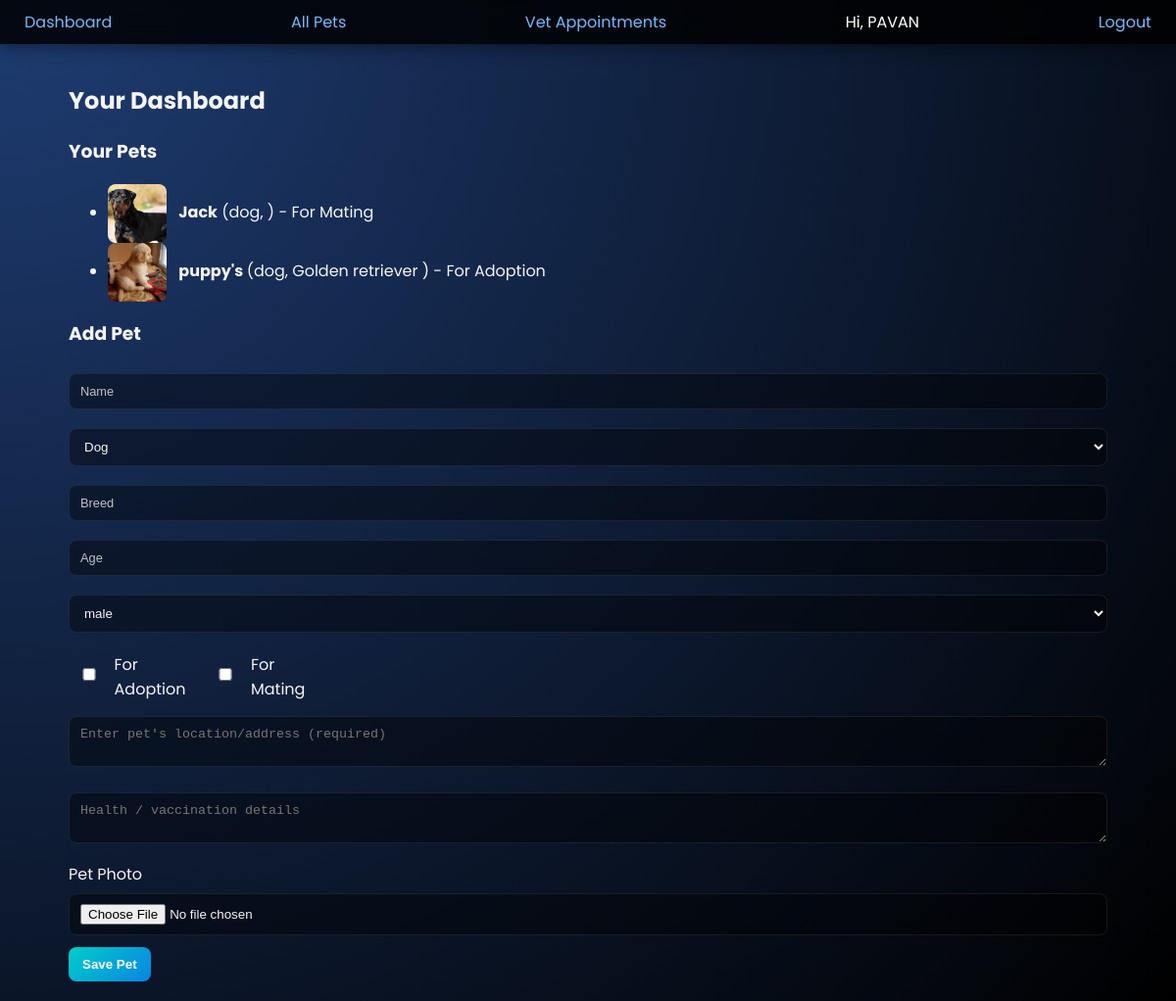
/dashboard (signed in), run on the app's committed database.
### models.py (models this page shows)
class User(UserMixin, db.Model):
    __tablename__ = "users"
    id = db.Column(db.Integer, primary_key=True)
    name = db.Column(db.String(120), nullable=False)
    email = db.Column(db.String(120), unique=True, nullable=False)
    password_hash = db.Column(db.String(255), nullable=False)
    role = db.Column(db.String(20), default="owner")  # owner / vet / admin
    city = db.Column(db.String(120))  # optional: for location-based matching
    pets = db.relationship("Pet", backref="owner", lazy=True)

class Pet(db.Model):
    __tablename__ = "pets"
    id = db.Column(db.Integer, primary_key=True)
    name = db.Column(db.String(120), nullable=False)
    species = db.Column(db.String(50), nullable=False)  # dog / cat
    image = db.Column(db.String(200))  # filename of uploaded image
    address = db.Column(db.String(255))  # pet exact location / address
    breed = db.Column(db.String(120))
    age = db.Column(db.Integer)
    gender = db.Column(db.String(10))  # male / female
    color = db.Column(db.String(50))
    weight_kg = db.Column(db.Float)
    city = db.Column(db.String(120))  # city of the pet
    is_for_adoption = db.Column(db.Boolean, default=False)
    is_for_mating = db.Column(db.Boolean, default=False)
    vaccinated = db.Column(db.Boolean, default=False)
    dewormed = db.Column(db.Boolean, default=False)
    pedigree_certified = db.Column(db.Boolean, default=False)
    neutered = db.Column(db.Boolean, default=False)
    temperament = db.Column(db.String(120))  # calm / playful / friendly / etc.
    health_notes = db.Column(db.Text)
    owner_id = db.Column(db.Integer, db.ForeignKey("users.id"), nullable=False)

### app.py (the view)
@app.route("/dashboard")
@login_required
def dashboard():
    pets = Pet.query.filter_by(owner_id=current_user.id).all()
    upcoming_appointments = VetAppointment.query.filter_by(
        owner_id=current_user.id
    ).all()
    my_adoptions = AdoptionRequest.query.filter_by(
        requester_id=current_user.id
    ).all()
    return render_template(
        "dashboard.html",
        pets=pets,
        appointments=upcoming_appointments,
        my_adoptions=my_adoptions,
    )

### app.py (called while the page is built)
@login_manager.user_loader
def load_user(user_id):
    return User.query.get(int(user_id))

### templates/dashboard.html (shortened to what this page needs)
{% extends "base.html" %}
{% block content %}
<h2>Your Dashboard</h2>
<h3>Your Pets</h3>
<ul>
  {% for pet in pets %}
    <li>
      {% if pet.image %}
        <img src="{{ url_for('static', filename='images/pets/' ~ pet.image) }}"
             alt="{{ pet.name }}"
             style="width:60px;height:60px;object-fit:cover;border-radius:8px;margin-right:8px;vertical-align:middle;">
      {% endif %}
      <strong>{{ pet.name }}</strong> ({{ pet.species }}, {{ pet.breed }})
      {% if pet.is_for_adoption %} - For Adoption{% endif %}
      {% if pet.is_for_mating %} - For Mating{% endif %}
    </li>
  {% else %}
    <li>No pets added yet.</li>
  {% endfor %}
</ul>
<h3>Add Pet</h3>
<form method="post"
      action="{{ url_for('add_pet') }}"
      enctype="multipart/form-data">
  <input name="name" placeholder="Name" required>
  <select name="species">
    <option value="dog">Dog</option>
  </select>
  <input name="breed" placeholder="Breed">
  <input name="age" type="number" min="0" placeholder="Age">
  <select name="gender">
    <option>male</option>
  </select>
  <div style="display:flex; gap:20px; align-items:center; margin:8px 0;">
    <label style="display:flex; align-items:center; gap:5px;">
      <input type="checkbox" name="is_for_adoption"> For Adoption
    </label>
    <label style="display:flex; align-items:center; gap:5px;">
      <input type="checkbox" name="is_for_mating"> For Mating
    </label>
  </div>
  <textarea name="address" placeholder="Enter pet's location/address (required)" required></textarea>
  <textarea name="health_notes" placeholder="Health / vaccination details"></textarea>
  <label for="image">Pet Photo</label>
  <input type="file" name="image" id="image" accept="image/*">
  <button type="submit">Save Pet</button>
</form>
{% endblock %}

### templates/base.html (shortened to what this page needs)
<!doctype html>
<html lang="en">
<head>
  <link rel="stylesheet" href="{{ url_for('static', filename='style.css') }}">
</head>
<body>
<nav>
  <a href="{{ url_for('dashboard') }}">Dashboard</a>
  <a href="{{ url_for('pets') }}">All Pets</a>
  <a href="{{ url_for('appointments') }}">Vet Appointments</a>
  {% if current_user.is_authenticated %}
    <span>Hi, {{ current_user.name }}</span>
    <a href="{{ url_for('logout') }}">Logout</a>
  {% else %}
    <a href="{{ url_for('login') }}">Login</a>
    <a href="{{ url_for('register') }}">Register</a>
  {% endif %}
</nav>
<div class="container">
  {% block content %}{% endblock %}
</div>
</body>
</html>

### static/style.css (style rules this page uses)
* { box-sizing: border-box; }
body { margin: 0; font-family: 'Poppins', sans-serif; background: radial-gradient(circle at top left, #1e3c72, #000); color: #f5f5f5; }
a { color: #74b9ff; text-decoration: none; }
.container { max-width: 1100px; margin: 0 auto; padding: 20px; }
nav { background: rgba(0,0,0,0.85); backdrop-filter: blur(10px); color: #fff; display: flex; justify-content: space-between; align-items: center; padding: 10px 25px; position: sticky; top: 0; z-index: 10; box-shadow: 0 4px 15px rgba(0,0,0,0.4); }
input, select, textarea { width: 100%; padding: 10px 11px; border-radius: 8px; border: 1px solid rgba(255,255,255,0.08); margin: 7px 0 12px 0; background: rgba(0,0,0,0.4); color: #f5f5f5; }
input::placeholder { color: #bdc3c7; font-size: 0.8rem; }
button, .btn { display: inline-block; padding: 10px 14px; border-radius: 8px; border: none; font-weight: 600; cursor: pointer; transition: transform 0.2s ease, box-shadow 0.2s ease, background 0.2s ease; background: linear-gradient(135deg, #00cec9, #0984e3); color: #fff; }

### data on the page
User: name "PAVAN"
Pet: image (picture), name "Jack", species "dog", is_for_mating "- For Mating"
Pet: image (picture), name "puppy's", species "dog", breed "Golden retriever", is_for_adoption "- For Adoption"
